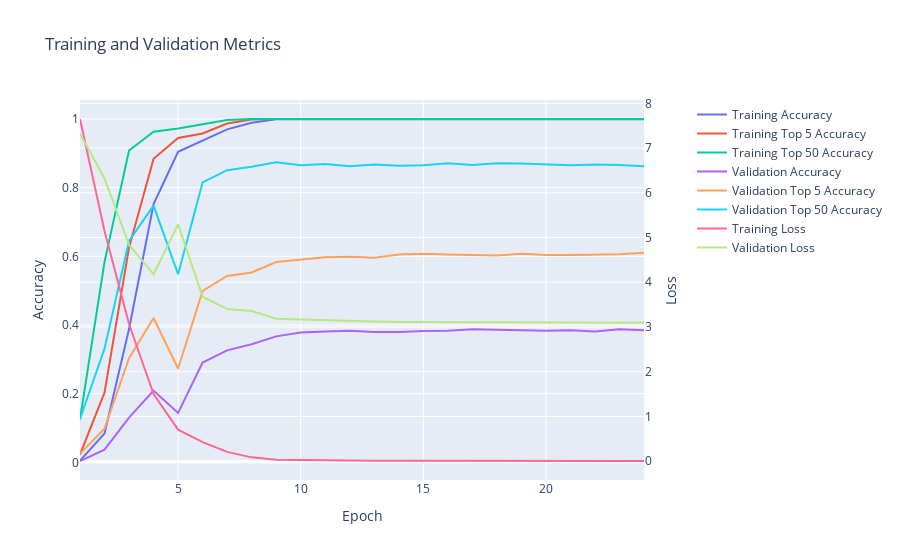

This figure's notebook cell:
### Code cell
arcface_similarity_model.display_training_history()

### Figure 1 — Plotly figure (JSON) as saved in the notebook; plotly's stock layout.template omitted (floating-point values rounded to 4 significant figures)
{"data": [{"mode": "lines", "name": "Training Accuracy", "type": "scatter", "x": [1, 2, 3, 4, 5, 6, 7, 8, 9, 10, 11, 12, 13, 14, 15, 16, 17, 18, 19, 20, 21, 22, 23, 24], "xaxis": "x", "y": [0.004776, 0.08405, 0.3881, 0.7523, 0.9045, 0.937, 0.9698, 0.9892, 0.9994, 0.9994, 0.9994, 0.9994, 0.9994, 0.9994, 0.9994, 0.9994, 0.9994, 0.9994, 0.9994, 0.9994, 0.9994, 0.9994, 0.9994, 0.9994, 0.9994], "yaxis": "y"}, {"mode": "lines", "name": "Training Top 5 Accuracy", "type": "scatter", "x": [1, 2, 3, 4, 5, 6, 7, 8, 9, 10, 11, 12, 13, 14, 15, 16, 17, 18, 19, 20, 21, 22, 23, 24], "xaxis": "x", "y": [0.0226, 0.2028, 0.6256, 0.8841, 0.9446, 0.9577, 0.9869, 0.9987, 1.0, 1.0, 1.0, 1.0, 1.0, 1.0, 1.0, 1.0, 1.0, 1.0, 1.0, 1.0, 1.0, 1.0, 1.0, 1.0, 1.0], "yaxis": "y"}, {"mode": "lines", "name": "Training Top 50 Accuracy", "type": "scatter", "x": [1, 2, 3, 4, 5, 6, 7, 8, 9, 10, 11, 12, 13, 14, 15, 16, 17, 18, 19, 20, 21, 22, 23, 24], "xaxis": "x", "y": [0.1248, 0.5839, 0.9083, 0.9631, 0.9726, 0.9844, 0.9971, 1.0, 1.0, 1.0, 1.0, 1.0, 1.0, 1.0, 1.0, 1.0, 1.0, 1.0, 1.0, 1.0, 1.0, 1.0, 1.0, 1.0, 1.0], "yaxis": "y"}, {"mode": "lines", "name": "Validation Accuracy", "type": "scatter", "x": [1, 2, 3, 4, 5, 6, 7, 8, 9, 10, 11, 12, 13, 14, 15, 16, 17, 18, 19, 20, 21, 22, 23, 24], "xaxis": "x", "y": [0.003822, 0.03694, 0.1299, 0.2089, 0.1439, 0.2904, 0.3261, 0.3439, 0.3669, 0.3783, 0.3809, 0.3834, 0.3796, 0.3796, 0.3822, 0.3834, 0.3873, 0.386, 0.3834, 0.3834, 0.3847, 0.3809, 0.3873, 0.3847, 0.3924], "yaxis": "y"}, {"mode": "lines", "name": "Validation Top 5 Accuracy", "type": "scatter", "x": [1, 2, 3, 4, 5, 6, 7, 8, 9, 10, 11, 12, 13, 14, 15, 16, 17, 18, 19, 20, 21, 22, 23, 24], "xaxis": "x", "y": [0.02548, 0.09809, 0.3032, 0.4204, 0.2726, 0.4994, 0.5427, 0.5529, 0.5834, 0.5911, 0.5975, 0.5987, 0.5962, 0.6051, 0.6076, 0.6051, 0.6038, 0.6025, 0.6076, 0.6038, 0.6038, 0.6051, 0.6064, 0.6102, 0.6102], "yaxis": "y"}, {"mode": "lines", "name": "Validation Top 50 Accuracy", "type": "scatter", "x": [1, 2, 3, 4, 5, 6, 7, 8, 9, 10, 11, 12, 13, 14, 15, 16, 17, 18, 19, 20, 21, 22, 23, 24], "xaxis": "x", "y": [0.1261, 0.3312, 0.6446, 0.7478, 0.5478, 0.8153, 0.851, 0.8611, 0.8739, 0.865, 0.8688, 0.8624, 0.8675, 0.8637, 0.865, 0.8713, 0.8662, 0.8713, 0.8701, 0.8675, 0.865, 0.8675, 0.8662, 0.8624, 0.8701], "yaxis": "y"}, {"mode": "lines", "name": "Training Loss", "type": "scatter", "x": [1, 2, 3, 4, 5, 6, 7, 8, 9, 10, 11, 12, 13, 14, 15, 16, 17, 18, 19, 20, 21, 22, 23, 24], "xaxis": "x", "y": [7.65, 5.145, 3.067, 1.503, 0.7052, 0.4276, 0.2078, 0.08601, 0.0318, 0.02376, 0.01614, 0.01387, 0.01073, 0.01048, 0.009217, 0.00814, 0.007082, 0.006635, 0.006691, 0.006004, 0.005106, 0.004664, 0.00462, 0.004574, 0.004082], "yaxis": "y2"}, {"mode": "lines", "name": "Validation Loss", "type": "scatter", "x": [1, 2, 3, 4, 5, 6, 7, 8, 9, 10, 11, 12, 13, 14, 15, 16, 17, 18, 19, 20, 21, 22, 23, 24], "xaxis": "x", "y": [7.322, 6.319, 4.838, 4.178, 5.295, 3.677, 3.405, 3.356, 3.183, 3.165, 3.148, 3.137, 3.123, 3.115, 3.113, 3.102, 3.096, 3.097, 3.102, 3.1, 3.097, 3.095, 3.092, 3.095, 3.097], "yaxis": "y2"}], "layout": {"title": {"text": "Training and Validation Metrics"}, "xaxis": {"anchor": "y", "domain": [0.0, 0.94], "title": {"text": "Epoch"}}, "yaxis": {"anchor": "x", "domain": [0.0, 1.0], "title": {"text": "Accuracy"}}, "yaxis2": {"anchor": "x", "overlaying": "y", "side": "right", "title": {"text": "Loss"}}}}
